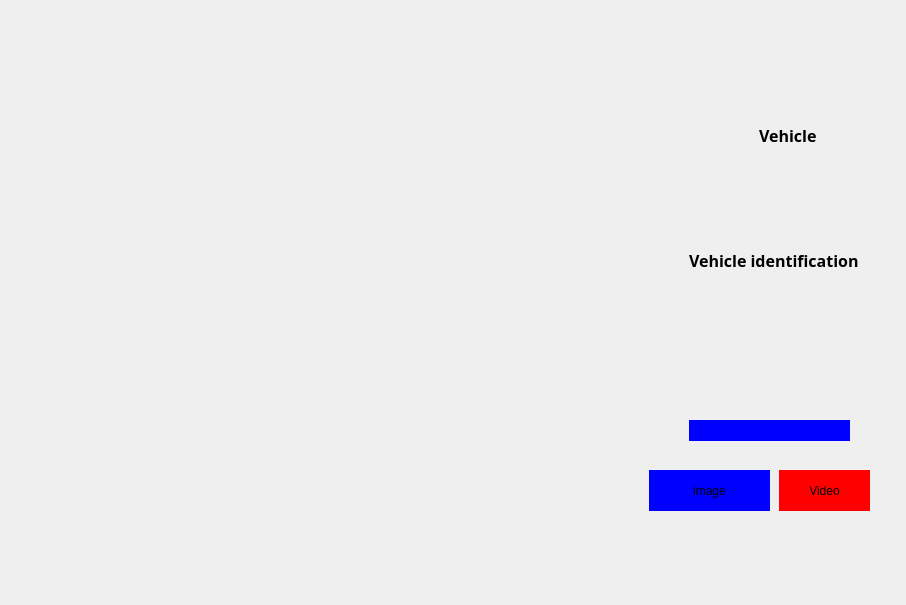
<?xml version="1.0" encoding="UTF-8"?>
<ui version="4.0">
 <class>MainWindow</class>
 <widget class="QMainWindow" name="MainWindow">
  <property name="geometry">
   <rect>
    <x>0</x>
    <y>0</y>
    <width>906</width>
    <height>605</height>
   </rect>
  </property>
  <property name="windowTitle">
   <string>交通门禁车牌检测和识别系统</string>
  </property>
  <property name="windowIcon">
   <iconset resource="my_pic.qrc">
    <normaloff>:/pic/pic/logo.ico</normaloff>:/pic/pic/logo.ico</iconset>
  </property>
  <widget class="QWidget" name="centralWidget">
   <widget class="QFrame" name="frame">
    <property name="geometry">
     <rect>
      <x>9</x>
      <y>20</y>
      <width>891</width>
      <height>561</height>
     </rect>
    </property>
    <property name="styleSheet">
     <string notr="true">background-color: qlineargradient(spread:pad, x1:0, y1:0, x2:0, y2:1, stop:0 rgb(106, 173, 255), stop:1 rgb(000000));
border-radius:50px</string>
    </property>
    <property name="frameShape">
     <enum>QFrame::StyledPanel</enum>
    </property>
    <property name="frameShadow">
     <enum>QFrame::Raised</enum>
    </property>
    <widget class="QPushButton" name="pushButton">
     <property name="geometry">
      <rect>
       <x>760</x>
       <y>10</y>
       <width>41</width>
       <height>31</height>
      </rect>
     </property>
     <property name="styleSheet">
      <string notr="true">
#pushButton{

 background-color:transparent;


}
#pushButton:hover {
	background-color: rgb(190, 190, 0);
    border-radius:10px
}

#pushButton:pressed {
	border: 4px solid #98c1fe;
    border-radius:10px
}
</string>
     </property>
     <property name="text">
      <string/>
     </property>
     <property name="icon">
      <iconset>
       <normaloff>../Icons/Minimize.png</normaloff>../Icons/Minimize.png</iconset>
     </property>
    </widget>
    <widget class="QPushButton" name="pushButton_2">
     <property name="geometry">
      <rect>
       <x>810</x>
       <y>10</y>
       <width>51</width>
       <height>31</height>
      </rect>
     </property>
     <property name="styleSheet">
      <string notr="true">
#pushButton_2{

 background-color:transparent;


}
#pushButton_2:hover {
	background-color: rgb(170, 0, 0);
    border-radius:10px
}

#pushButton_2:pressed {
	border: 4px solid #98c1fe;
    border-radius:10px
}
</string>
     </property>
     <property name="text">
      <string/>
     </property>
     <property name="icon">
      <iconset>
       <normaloff>../Icons/Exit.png</normaloff>../Icons/Exit.png</iconset>
     </property>
    </widget>
    <widget class="QLabel" name="label_7">
     <property name="geometry">
      <rect>
       <x>750</x>
       <y>90</y>
       <width>61</width>
       <height>51</height>
      </rect>
     </property>
     <property name="font">
      <font>
       <family>Segoe UI Black</family>
       <pointsize>12</pointsize>
       <bold>true</bold>
      </font>
     </property>
     <property name="styleSheet">
      <string notr="true">background-color:transparent;</string>
     </property>
     <property name="text">
      <string>Vehicle </string>
     </property>
    </widget>
    <widget class="QLabel" name="label_2">
     <property name="geometry">
      <rect>
       <x>700</x>
       <y>150</y>
       <width>151</width>
       <height>61</height>
      </rect>
     </property>
     <property name="font">
      <font>
       <family>Segoe UI Black</family>
       <pointsize>14</pointsize>
       <bold>true</bold>
      </font>
     </property>
     <property name="styleSheet">
      <string notr="true">background-color:transparent;</string>
     </property>
     <property name="text">
      <string/>
     </property>
    </widget>
    <widget class="QLabel" name="label_6">
     <property name="geometry">
      <rect>
       <x>680</x>
       <y>230</y>
       <width>171</width>
       <height>20</height>
      </rect>
     </property>
     <property name="font">
      <font>
       <family>Segoe UI Black</family>
       <pointsize>12</pointsize>
       <bold>true</bold>
      </font>
     </property>
     <property name="styleSheet">
      <string notr="true">background-color:transparent;</string>
     </property>
     <property name="text">
      <string>Vehicle identification</string>
     </property>
    </widget>
    <widget class="QLabel" name="label_3">
     <property name="geometry">
      <rect>
       <x>680</x>
       <y>280</y>
       <width>171</width>
       <height>61</height>
      </rect>
     </property>
     <property name="font">
      <font>
       <family>Segoe UI Black</family>
       <pointsize>14</pointsize>
       <bold>true</bold>
      </font>
     </property>
     <property name="styleSheet">
      <string notr="true">background-color:transparent;</string>
     </property>
     <property name="text">
      <string/>
     </property>
    </widget>
    <widget class="QLabel" name="label_5">
     <property name="geometry">
      <rect>
       <x>690</x>
       <y>350</y>
       <width>131</width>
       <height>31</height>
      </rect>
     </property>
     <property name="font">
      <font>
       <family>Segoe UI Black</family>
       <pointsize>16</pointsize>
       <bold>true</bold>
      </font>
     </property>
     <property name="styleSheet">
      <string notr="true">background-color:transparent;</string>
     </property>
     <property name="text">
      <string/>
     </property>
     <property name="pixmap">
      <pixmap resource="my_pic.qrc">:/pic/pic/color.png</pixmap>
     </property>
    </widget>
    <widget class="QLabel" name="label_4">
     <property name="geometry">
      <rect>
       <x>680</x>
       <y>400</y>
       <width>161</width>
       <height>21</height>
      </rect>
     </property>
     <property name="styleSheet">
      <string notr="true">background-color: rgb(0, 0, 255);</string>
     </property>
     <property name="text">
      <string/>
     </property>
    </widget>
    <widget class="QPushButton" name="pushButton_6">
     <property name="geometry">
      <rect>
       <x>640</x>
       <y>450</y>
       <width>121</width>
       <height>41</height>
      </rect>
     </property>
     <property name="styleSheet">
      <string notr="true">background-color:blue;</string>
     </property>
     <property name="text">
      <string>image</string>
     </property>
     <property name="icon">
      <iconset resource="my_pic.qrc">
       <normaloff>:/pic/pic/image.png</normaloff>:/pic/pic/image.png</iconset>
     </property>
    </widget>
    <widget class="QPushButton" name="pushButton_7">
     <property name="geometry">
      <rect>
       <x>770</x>
       <y>450</y>
       <width>91</width>
       <height>41</height>
      </rect>
     </property>
     <property name="styleSheet">
      <string notr="true">background-color:red;</string>
     </property>
     <property name="text">
      <string>Video</string>
     </property>
     <property name="icon">
      <iconset resource="my_pic.qrc">
       <normaloff>:/pic/pic/video.png</normaloff>:/pic/pic/video.png</iconset>
     </property>
    </widget>
    <widget class="QLabel" name="label">
     <property name="geometry">
      <rect>
       <x>40</x>
       <y>10</y>
       <width>611</width>
       <height>501</height>
      </rect>
     </property>
     <property name="styleSheet">
      <string notr="true">background-color:transparent;
border-radius:none;</string>
     </property>
     <property name="text">
      <string/>
     </property>
    </widget>
   </widget>
  </widget>
 </widget>
 <resources>
  <include location="my_pic.qrc"/>
 </resources>
 <connections/>
</ui>
